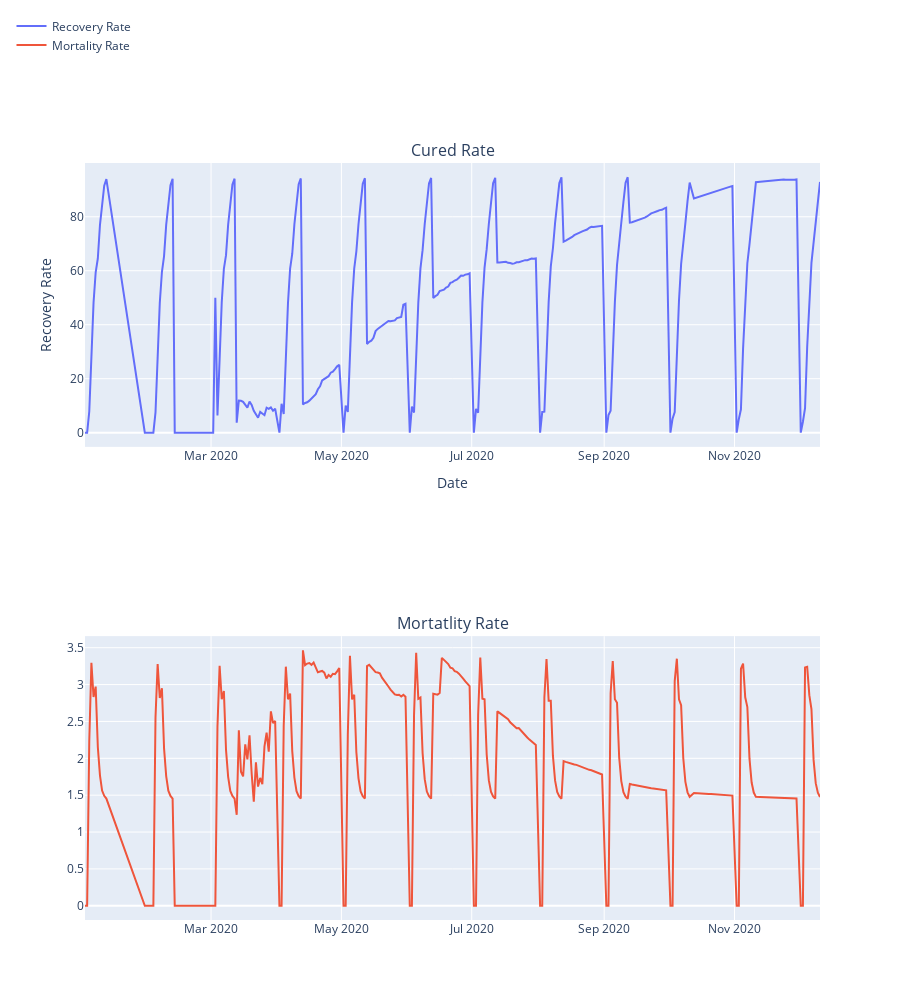

The code cell stored with this chart in its notebook:
### Markdown cell above
#### Mortality Rate = (Number of Death Cases / Number of Confirmed Cases) x 100
#### Recovery Rate = (Number of Recoverd Cases / Number of Confirmed Cases) x 100

### Code cell
# Calculating the Mortality Rate and Recovery Rate
datewise["Mortality Rate"]=(datewise["Deaths"]/datewise["Confirmed"])*100
datewise["Cured Rate"]=(datewise["Cured"]/datewise["Confirmed"])*100
datewise["Active Cases"]=datewise["Cured"]-datewise["Cured"]-datewise["Deaths"]
datewise["Closed Cases"]=datewise["Cured"]+datewise["Deaths"]

print("Average Mortality Rate",datewise["Mortality Rate"].mean())
print("Median Mortality Rate",datewise["Mortality Rate"].median())
print("Average Recovery Rate",datewise["Cured Rate"].mean())
print("Median Recovery Rate",datewise["Cured Rate"].median())

# Plotting Mortality and Recovery Rate 
fig = make_subplots(rows=2, cols=1,
                   subplot_titles=("Cured Rate", "Mortatlity Rate"))
fig.add_trace(
    go.Scatter(x=datewise.index, y=(datewise["Cured"]/datewise["Confirmed"])*100,name="Recovery Rate"),
    row=1, col=1
)
fig.add_trace(
    go.Scatter(x=datewise.index, y=(datewise["Deaths"]/datewise["Confirmed"])*100,name="Mortality Rate"),
    row=2, col=1
)
fig.update_layout(height=1000,legend=dict(x=-0.1,y=1.2,traceorder="normal"))
fig.update_xaxes(title_text="Date", row=1, col=1)
fig.update_yaxes(title_text="Recovery Rate", row=1, col=1)
fig.update_xaxes(title_text="Date", row=1, col=2)
fig.update_yaxes(title_text="Mortality Rate", row=1, col=2)
fig.show()

### Figure 1 — Plotly figure (JSON) as saved in the notebook; plotly's stock layout.template omitted (floating-point values rounded to 4 significant figures; data arrays with more than 128 entries replaced by an {"elided": "..."} marker saying what was removed)
{"data": [{"name": "Recovery Rate", "type": "scatter", "x": {"elided": "315 str values"}, "xaxis": "x", "y": {"elided": "315 float values"}, "yaxis": "y"}, {"name": "Mortality Rate", "type": "scatter", "x": {"elided": "315 str values"}, "xaxis": "x2", "y": {"elided": "315 float values"}, "yaxis": "y2"}], "layout": {"annotations": [{"font": {"size": 16}, "showarrow": false, "text": "Cured Rate", "x": 0.5, "xanchor": "center", "xref": "paper", "y": 1, "yanchor": "bottom", "yref": "paper"}, {"font": {"size": 16}, "showarrow": false, "text": "Mortatlity Rate", "x": 0.5, "xanchor": "center", "xref": "paper", "y": 0.375, "yanchor": "bottom", "yref": "paper"}], "height": 1000, "legend": {"traceorder": "normal", "x": -0.1, "y": 1.2}, "xaxis": {"anchor": "y", "domain": [0, 1], "title": {"text": "Date"}}, "xaxis2": {"anchor": "y2", "domain": [0, 1]}, "yaxis": {"anchor": "x", "domain": [0.625, 1], "title": {"text": "Recovery Rate"}}, "yaxis2": {"anchor": "x2", "domain": [0, 0.375]}}}
